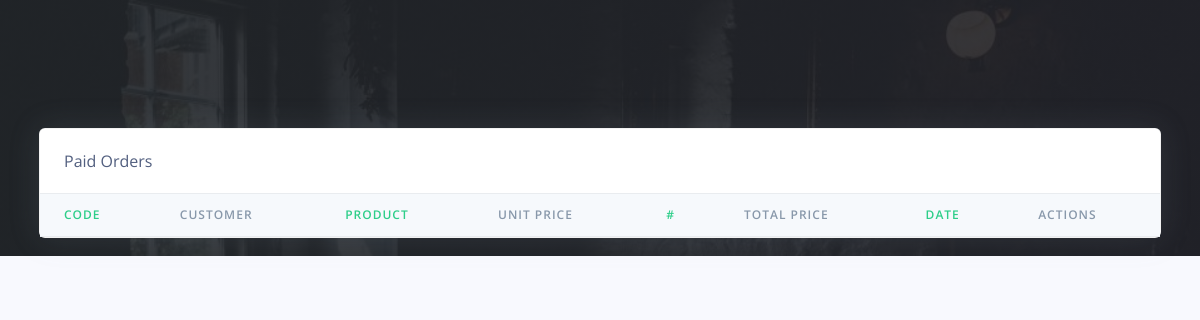
Page /Restro/cashier/receipts.php (signed in) on the earlier database version.
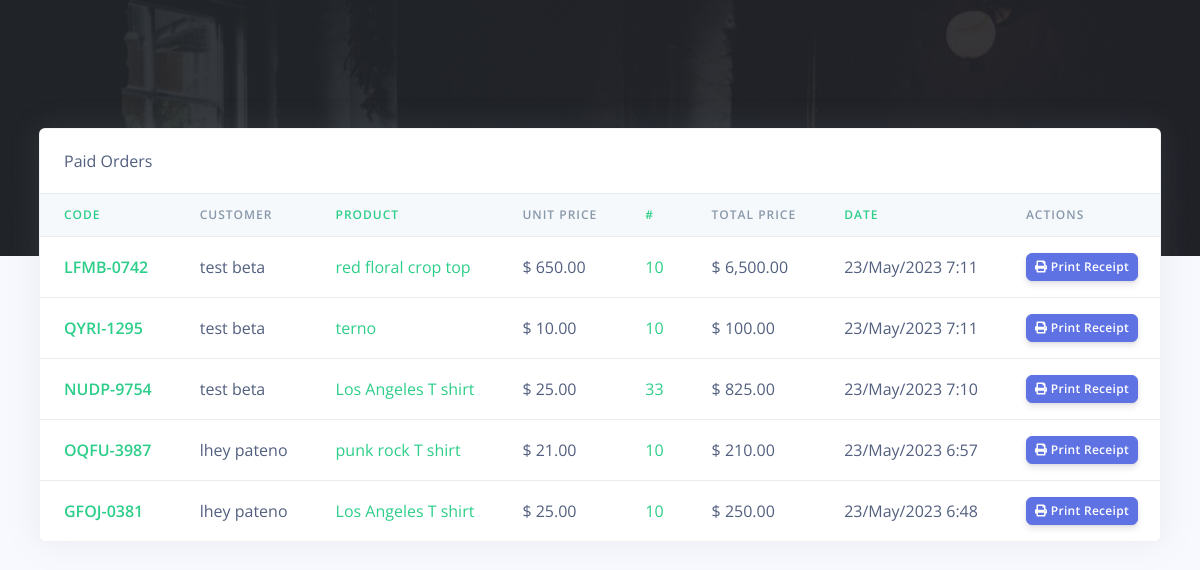
Same page on the later database version.
### tables this page shows
CREATE TABLE `rpos_orders` (
  `order_id` varchar(200) NOT NULL,
  `order_code` varchar(200) NOT NULL,
  `customer_id` varchar(200) NOT NULL,
  `customer_name` varchar(200) NOT NULL,
  `prod_id` varchar(200) NOT NULL,
  `prod_name` varchar(200) NOT NULL,
  `prod_price` varchar(200) NOT NULL,
  `prod_qty` varchar(200) NOT NULL,
  `order_status` varchar(200) NOT NULL,
  `created_at` timestamp(6) NOT NULL DEFAULT current_timestamp(6) ON UPDATE current_timestamp(6)
);

### Restro/cashier/receipts.php (the view, shortened to what this page needs)
<?php
include('config/config.php');
require_once('partials/_head.php');
?>
<body>
    <div class="main-content">
        <div class="container-fluid mt--8">
            <div class="row">
                <div class="col">
                    <div class="card shadow">
                        <div class="card-header border-0">
                            Paid Orders
                        </div>
                        <div class="table-responsive">
                            <table class="table align-items-center table-flush">
                                <thead class="thead-light">
                                    <tr>
                                        <th class="text-success" scope="col">Code</th>
                                        <th scope="col">Customer</th>
                                        <th class="text-success" scope="col">Product</th>
                                        <th scope="col">Unit Price</th>
                                        <th class="text-success" scope="col">#</th>
                                        <th scope="col">Total Price</th>
                                        <th class="text-success" scope="col">Date</th>
                                        <th scope="col">Actions</th>
                                    </tr>
                                </thead>
                                <tbody>
                                    <?php
                                    $ret = "SELECT * FROM  rpos_orders WHERE order_status = 'Paid' ORDER BY `rpos_orders`.`created_at` DESC  ";
                                    $stmt = $mysqli->prepare($ret);
                                    $stmt->execute();
                                    $res = $stmt->get_result();
                                    while ($order = $res->fetch_object()) {
                                        $total = ($order->prod_price * $order->prod_qty);
                                    ?>
                                        <tr>
                                            <th class="text-success" scope="row"><?php echo $order->order_code; ?></th>
                                            <td><?php echo $order->customer_name; ?></td>
                                            <td class="text-success"><?php echo $order->prod_name; ?></td>
                                             <td>$ <?php echo number_format($order->prod_price, 2, '.', ','); ?></td>
                                            <td class="text-success"><?php echo $order->prod_qty; ?></td>
                                            <td>$ <?php echo number_format($total, 2, '.', ','); ?></td>
                                            <td><?php echo date('d/M/Y g:i', strtotime($order->created_at)); ?></td>
                                            <td>
                                                <a target="_blank" href="print_receipt?order_code=<?php echo $order->order_code; ?>">
                                                    <button class="btn btn-sm btn-primary">
                                                        <i class="fas fa-print"></i>
                                                        Print Receipt
                                                    </button>
                                                </a>
                                            </td>
                                        </tr>
                                    <?php } ?>
                                </tbody>
                            </table>
                        </div>
                    </div>
                </div>
            </div>
        </div>
    </div>
</body>
</html>

Differences in the rows shown:
added rpos_orders: order_code "LFMB-0742", customer_name "test beta", prod_name "red floral crop top", prod_price "650.00", prod_qty "10", total "6,500.00", created_at "23/May/2023 7:11"
added rpos_orders: order_code "QYRI-1295", customer_name "test beta", prod_name "terno", prod_price "10.00", prod_qty "10", total "100.00", created_at "23/May/2023 7:11"
added rpos_orders: order_code "NUDP-9754", customer_name "test beta", prod_name "Los Angeles T shirt", prod_price "25.00", prod_qty "33", total "825.00", created_at "23/May/2023 7:10"
added rpos_orders: order_code "OQFU-3987", customer_name "lhey pateno", prod_name "punk rock T shirt", prod_price "21.00", prod_qty "10", total "210.00", created_at "23/May/2023 6:57"
added rpos_orders: order_code "GFOJ-0381", customer_name "lhey pateno", prod_name "Los Angeles T shirt", prod_price "25.00", prod_qty "10", total "250.00", created_at "23/May/2023 6:48"
